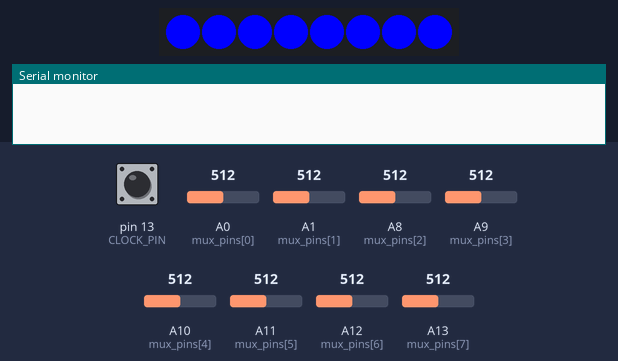
A sketch run on a simulated Arduino Mega 2560, built with avr-gcc and run on an emulated ATmega2560. On the bench: 8 RGB LEDs in strip order, left to right, the last lines printed to the serial monitor. The test bench sets the inputs (shaded band); at power-on: pin 13 (CLOCK_PIN) HIGH, A0 (mux_pins[0]) = 512, A1 (mux_pins[1]) = 512, A8 (mux_pins[2]) = 512, A9 (mux_pins[3]) = 512, A10 (mux_pins[4]) = 512, A11 (mux_pins[5]) = 512, A12 (mux_pins[6]) = 512, A13 (mux_pins[7]) = 512. Dim RGB values are drawn brighter than linear.

Above: at 3.44 s.
4.8 s: pin 13 (CLOCK_PIN) pulled LOW for 0.15 s
At 4.92 s:
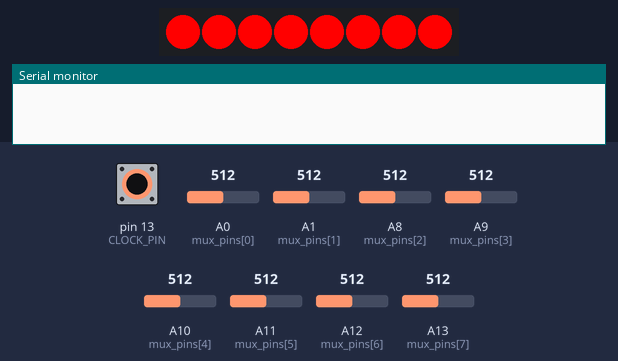
At 6.38 s:
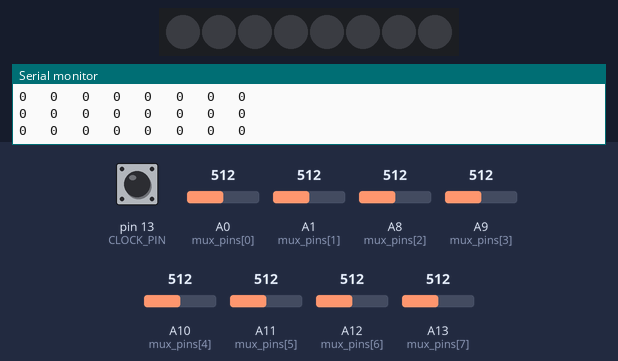
6.6 s: pin 13 (CLOCK_PIN) pulled LOW for 3.2 s
At 6.61 s:
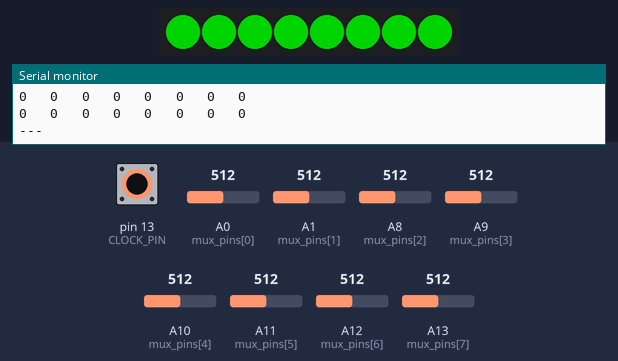
Timing chart, 0 to 11.1 s (numbered marks = the images above; inputs shaded):
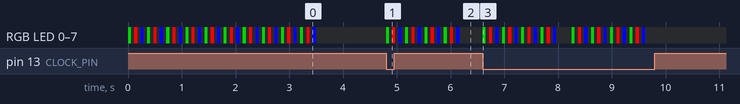

The sketch:

CHESSBOARD.ino
```cpp
#include <FastLED.h>
#include<float.h>
#include "averages.h"

// right now this is set up to work with the small board with just 4 squares

#define LED_PIN 5 //eventually will make this an array (for 8 led strips)
#define NUM_LEDS 8  //LEDs per row
#define LED_TYPE WS2812B
#define NUM_COLORS 6 //red, green, blue, yellow, white, black
#define NUM_ROWS  8
#define CLOCK_PIN 13 // pin for the chess clock button

float OPEN_THRESHOLD[NUM_ROWS][NUM_LEDS] = {0};

int mux_pins[NUM_ROWS] = {A0, A1, A8, A9, A10, A11, A12, A13};

int mux_chan_pins[NUM_ROWS][3] =
  {
    {8,9,10},
    {31,29,27},
    {34,36,38},
    {40,42,44},
    {46,48,50},
    {51,49,47},
    {45,43,41},
    {39,37,35}
  };

CRGB leds[NUM_LEDS];

// in the future, need to make these 2d arrays
// to identify each ldr individually
float red_on[NUM_ROWS][NUM_LEDS], red_off[NUM_ROWS][NUM_LEDS], red_sig[NUM_ROWS][NUM_LEDS];
float green_on[NUM_ROWS][NUM_LEDS], green_off[NUM_ROWS][NUM_LEDS], green_sig[NUM_ROWS][NUM_LEDS];
float blue_on[NUM_ROWS][NUM_LEDS], blue_off[NUM_ROWS][NUM_LEDS], blue_sig[NUM_ROWS][NUM_LEDS];
float tot_sig[NUM_ROWS][NUM_LEDS];


int lightTime = 50; // delay to let the LDRs catch up to diff colors (ms)

String color[NUM_COLORS + 1] = {"red","green", "blue", "yellow", "orange", "pink", "open"};
// rgb_avg values taken from 50 samples using my modified color_meter_v4

float min_R2[NUM_LEDS][NUM_ROWS];  // Array to store min R² for each LDR

void guess_colors(int guesses[NUM_ROWS][NUM_LEDS]);

void setup() {
  Serial.begin(9600);
  FastLED.addLeds<LED_TYPE, LED_PIN, GRB>(leds, NUM_LEDS).setCorrection( TypicalLEDStrip );
  FastLED.setBrightness(255);
  for (int i = 0; i < NUM_ROWS; i++) {
    for (int j = 0; j < 3; j++) {
      pinMode(mux_chan_pins[i][j], OUTPUT);
    }
  }
  for (int k = 0; k < 10; k++)
  {
    read_board();
    for (int i = 0; i < NUM_ROWS; i++) {
      for (int j = 0; j < NUM_LEDS; j++) {
        OPEN_THRESHOLD[i][j] += tot_sig[i][j];
      }
    }
  }
  //Serial.println("CALIBRATION DONE, OPEN THRESHOLD: ");
  for (int i = 0; i < NUM_ROWS; i++) {
      for (int j = 0; j < NUM_LEDS; j++) {
        OPEN_THRESHOLD[i][j] = OPEN_THRESHOLD[i][j]/10;
        // Serial.print(OPEN_THRESHOLD[i][j]);
        // Serial.print("   ");
      }
      //Serial.println();
  }
  pinMode(CLOCK_PIN, INPUT_PULLUP);
}

void loop() {
  if (digitalRead(CLOCK_PIN) == LOW) {
    int guesses[4][NUM_ROWS][NUM_LEDS];
    int final_guesses[NUM_ROWS][NUM_LEDS];

    // Perform 4 board reads and color guesses
    for (int r = 0; r < 4; r++) {
      read_board();
      guess_colors(guesses[r]);
    }

    // Majority vote across 4 guesses
    for (int i = 0; i < NUM_ROWS; i++) {
      for (int j = 0; j < NUM_LEDS; j++) {
        int count_pos = 0;
        int count_neg = 0;
        int count_zero = 0;

        for (int r = 0; r < 4; r++) {
          if (guesses[r][i][j] == 1) count_pos++;
          else if (guesses[r][i][j] == -1) count_neg++;
          else count_zero++;
        }

        // Determine the most frequent guess
        if (count_pos >= count_neg && count_pos >= count_zero) {
          final_guesses[i][j] = 1;
        } else if (count_neg >= count_pos && count_neg >= count_zero) {
          final_guesses[i][j] = -1;
        } else {
          final_guesses[i][j] = 0;
        }
      }
    }

    // Print the final guesses
    for (int i = 0; i < NUM_ROWS; i++) {
      for (int j = 0; j < NUM_LEDS; j++) {
        Serial.print(final_guesses[i][j]);
        Serial.print("   ");
      }
      Serial.println();
    }
    // for (int i = 0; i < NUM_ROWS; i++) {
    //   for (int j = 0; j < NUM_LEDS; j++) {
    //     Serial.print(tot_sig[i][j]);
    //     Serial.print("   ");
    //   }
    //   Serial.println();
    // }
    Serial.println("---");
  }
}


void read_board() {
  // Light up all LEDs green
  fill_solid(leds, NUM_LEDS, CRGB::Green);
  FastLED.show();
  delay(lightTime);
  for (int row = 0; row < NUM_ROWS; row++) {
    for (int i = 0; i < NUM_LEDS; i++) {
      green_on[row][i] = read_mux(row, i);
    }
  }

  // Turn off all LEDs
  fill_solid(leds, NUM_LEDS, CRGB::Black);
  FastLED.show();
  delay(lightTime);
  for (int row = 0; row < NUM_ROWS; row++) {
    for (int i = 0; i < NUM_LEDS; i++) {
      green_off[row][i] = read_mux(row, i);
    }
  }

  // Light up all LEDs red
  fill_solid(leds, NUM_LEDS, CRGB::Red);
  FastLED.show();
  delay(lightTime);
  for (int row = 0; row < NUM_ROWS; row++) {
    for (int i = 0; i < NUM_LEDS; i++) {
      red_on[row][i] = read_mux(row, i);
    }
  }

  // Turn off all LEDs
  fill_solid(leds, NUM_LEDS, CRGB::Black);
  FastLED.show();
  delay(lightTime);
  for (int row = 0; row < NUM_ROWS; row++) {
    for (int i = 0; i < NUM_LEDS; i++) {
      red_off[row][i] = read_mux(row, i);
    }
  }

  // Light up all LEDs blue
  fill_solid(leds, NUM_LEDS, CRGB::Blue);
  FastLED.show();
  delay(lightTime);
  for (int row = 0; row < NUM_ROWS; row++) {
    for (int i = 0; i < NUM_LEDS; i++) {
      blue_on[row][i] = read_mux(row, i);
    }
  }

  // Turn off all LEDs
  fill_solid(leds, NUM_LEDS, CRGB::Black);
  FastLED.show();
  delay(lightTime);
  for (int row = 0; row < NUM_ROWS; row++) {
    for (int i = 0; i < NUM_LEDS; i++) {
      blue_off[row][i] = read_mux(row, i);
    }
  }

  // Compute color signals
  for (int row = 0; row < NUM_ROWS; row++) {
    for (int i = 0; i < NUM_LEDS; i++) {
      tot_sig[row][i] = (blue_off[row][i] - blue_on[row][i]) +
                        (green_off[row][i] - green_on[row][i]) +
                        (red_off[row][i] - red_on[row][i]);

      if (tot_sig[row][i] != 0) {  // Prevent division by zero
        red_sig[row][i] = 100.0 * (red_off[row][i] - red_on[row][i]) / tot_sig[row][i];
        green_sig[row][i] = 100.0 * (green_off[row][i] - green_on[row][i]) / tot_sig[row][i];
        blue_sig[row][i] = 100.0 * (blue_off[row][i] - blue_on[row][i]) / tot_sig[row][i];
      } else {
        red_sig[row][i] = green_sig[row][i] = blue_sig[row][i] = 0;
      }
    }
  }
}

// Reads the mux indicated by mux_num. Only reads the
// output channel indicated by channel
int read_mux(int mux_num, int channel) {
   // Convert channel number to binary and set select pins
  int s0 = (channel >> 0) & 1;
  int s1 = (channel >> 1) & 1;
  int s2 = (channel >> 2) & 1;

  digitalWrite(mux_chan_pins[mux_num][0], s0);
  digitalWrite(mux_chan_pins[mux_num][1], s1);
  digitalWrite(mux_chan_pins[mux_num][2], s2);

  return analogRead(mux_pins[mux_num]);

}

void guess_colors(int guesses[NUM_ROWS][NUM_LEDS]) {
  for (int rows = 0; rows < NUM_ROWS; rows++) {
    for (int leds = 0; leds < NUM_LEDS; leds++) {
      float black_diff = pow(tot_sig[rows][leds] - black_avg[rows][leds], 2);
      float white_diff = pow(tot_sig[rows][leds] - white_avg[rows][leds], 2);

      if (white_diff < black_diff)
        guesses[rows][leds] = 1;
      else
        guesses[rows][leds] = -1;

      if (tot_sig[rows][leds] < OPEN_THRESHOLD[rows][leds] + 50)
        guesses[rows][leds] = 0;

    }
  }
}
```

averages.h
```cpp
#ifndef AVERAGES_H
#define AVERAGES_H

const float white_avg[8][8] = {
  {988.19, 830.71, 903.44, 907.23, 1200.60, 1170.79, 1289.92, 1371.67},
  {840.82, 927.13, 798.02, 1038.74, 1091.43, 1010.34, 1411.60, 1173.41},
  {733.65, 740.02, 771.03, 600.02, 700.41, 940.92, 572.85, 600.46},
  {963.18, 879.30, 956.59, 1000.28, 762.94, 950.72, 882.19, 1257.63},
  {1132.69, 1124.73, 1344.48, 940.68, 812.66, 950.91, 1089.48, 646.88},
  {1358.95, 1400.99, 924.63, 1196.04, 1062.27, 1299.95, 1044.43, 1264.70},
  {1294.43, 1399.94, 922.20, 1077.17, 1016.64, 1262.94, 867.66, 1139.19},
  {872.94, 1232.70, 1191.03, 1001.64, 1000.28, 1252.86, 1089.01, 1111.67}
};

const float black_avg[8][8] = {
  {503.10, 402.00, 519.81, 507.82, 706.37, 501.93, 731.98, 857.29},
  {365.25, 491.27, 320.20, 554.10, 508.21, 511.19, 810.41, 743.92},
  {500.34, 398.73, 426.40, 368.48, 488.48, 486.29, 442.66, 400.45},
  {634.42, 454.06, 533.45, 640.72, 515.92, 547.24, 530.95, 655.12},
  {654.89, 474.15, 1178.51, 583.81, 516.46, 484.73, 760.54, 446.97},
  {873.98, 836.67, 391.48, 792.08, 585.79, 859.91, 594.69, 792.44},
  {724.52, 788.39, 567.89, 571.66, 558.44, 635.62, 508.49, 569.23},
  {397.52, 792.67, 655.47, 578.66, 557.09, 667.96, 548.18, 712.31}
};

const float open_avg[8][8] = {
  {50.97, 25.19, 75.02, 57.28, 49.27, 37.94, 51.25, 34.54},
  {25.81, 53.34, 26.50, 71.52, 29.76, 70.38, 39.86, 101.16},
  {89.69, 37.08, 55.96, 43.97, 34.22, 35.67, 34.43, 10.82},
  {70.82, 33.58, 41.90, 36.30, 66.39, 60.04, 45.63, 60.92},
  {73.01, 33.97, 108.13, 39.85, 46.58, 38.93, 96.33, 32.76},
  {101.02, 62.27, 18.11, 68.79, 34.69, 134.90, 23.74, 48.15},
  {96.98, 85.08, 71.64, 31.25, 45.98, 49.58, 44.92, 54.71},
  {28.02, 57.64, 42.50, 53.32, 36.32, 23.59, 35.72, 43.45}
};


#endif
```

Measured:
- after the input at 4.8 s, RGB LED 0–7: off → RGB(0, 128, 0) at once, then repeats every 0.36 s: off 0.06 s, RGB(255, 0, 0) 0.06 s, off 0.06 s, RGB(0, 0, 255) 0.06 s, off 0.07 s, RGB(0, 128, 0) 0.06 s; the LEDs: first change at once (image 1 shows a later state)
- after the input at 6.6 s, the LEDs: change at once (image 3)
